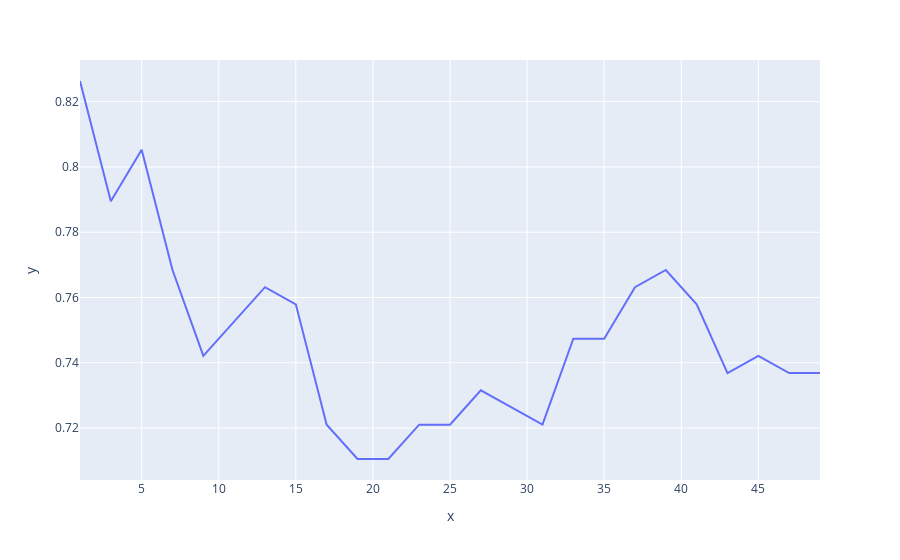

The cell this chart's notebook holds for it:
### Code cell
px.line(x=k_values, y=accuracy_values)

### Figure 1 — Plotly figure (JSON) as saved in the notebook; plotly's stock layout.template omitted (floating-point values rounded to 4 significant figures)
{"data": [{"hovertemplate": "x=%{x}<br>y=%{y}<extra></extra>", "legendgroup": "", "line": {"color": "#636efa", "dash": "solid"}, "marker": {"symbol": "circle"}, "mode": "lines", "name": "", "orientation": "v", "showlegend": false, "type": "scatter", "x": [1, 3, 5, 7, 9, 11, 13, 15, 17, 19, 21, 23, 25, 27, 29, 31, 33, 35, 37, 39, 41, 43, 45, 47, 49], "xaxis": "x", "y": [0.8263, 0.7895, 0.8053, 0.7684, 0.7421, 0.7526, 0.7632, 0.7579, 0.7211, 0.7105, 0.7105, 0.7211, 0.7211, 0.7316, 0.7263, 0.7211, 0.7474, 0.7474, 0.7632, 0.7684, 0.7579, 0.7368, 0.7421, 0.7368, 0.7368], "yaxis": "y"}], "layout": {"legend": {"tracegroupgap": 0}, "margin": {"t": 60}, "xaxis": {"anchor": "y", "domain": [0, 1], "title": {"text": "x"}}, "yaxis": {"anchor": "x", "domain": [0, 1], "title": {"text": "y"}}}}
